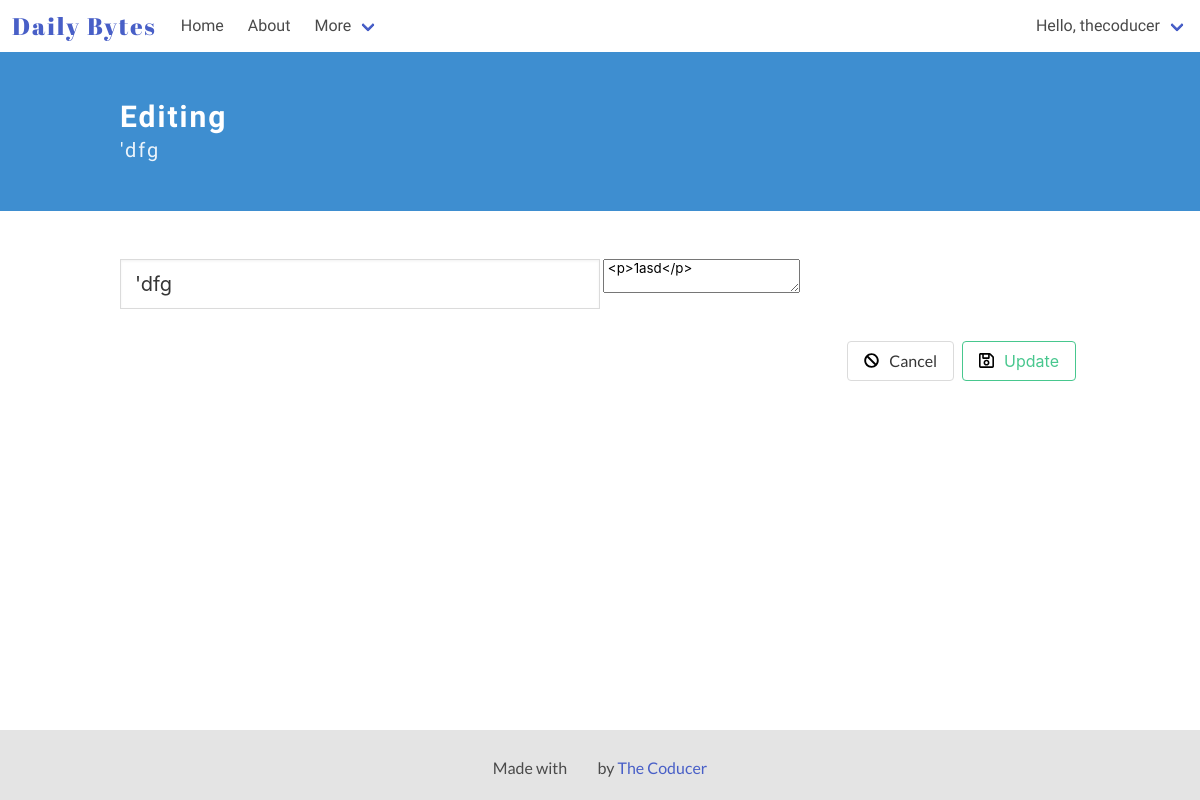
Before: /edit/13 (signed in) with the older database file.
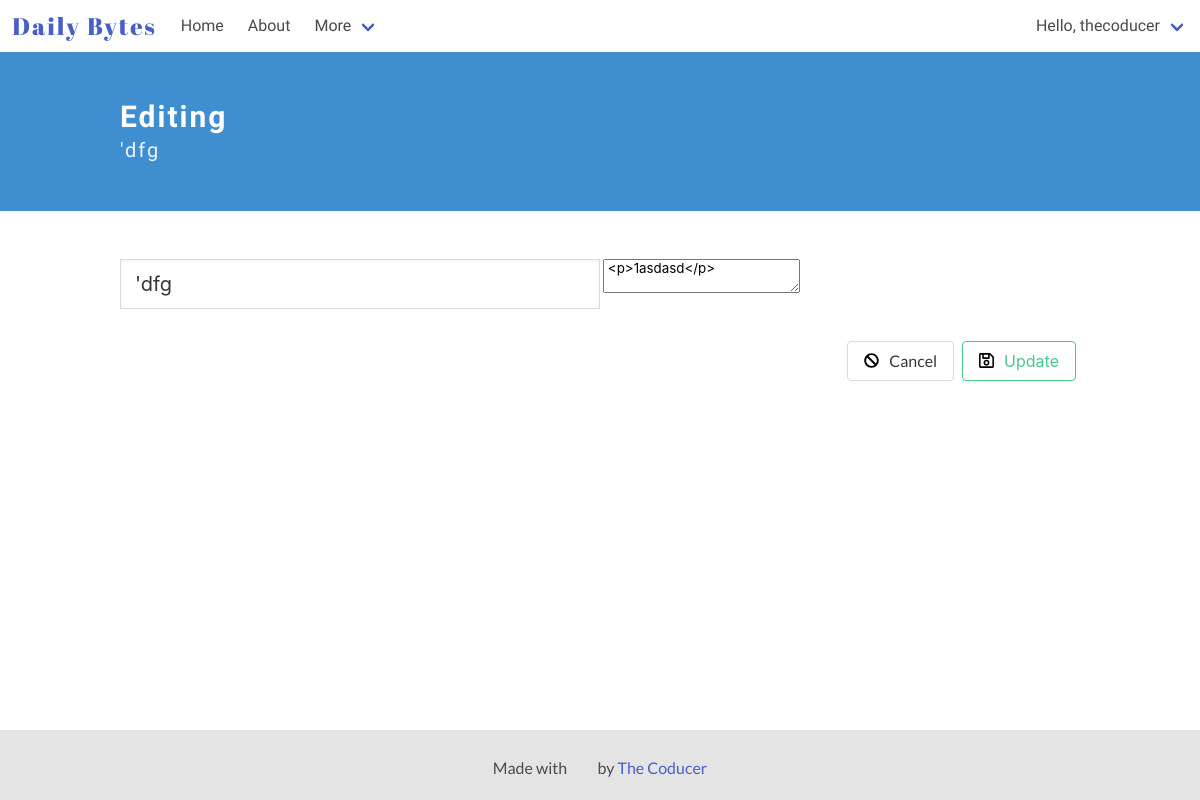
After: the same page with the newer database file.
### diary_app/models.py (models this page shows)
class Entry(models.Model):
    author = models.ForeignKey(User, on_delete=models.CASCADE) # User is an auth model
    title = models.CharField(max_length=100, default='', verbose_name="")
    text = RichTextUploadingField(verbose_name="")
    date_posted = models.DateTimeField(auto_now_add = True)
    trash = models.BooleanField(default=False)
    """ def __str__(self):
        return 'Entry #{}'.format(self.id) """
    class Meta:
        verbose_name_plural = 'entries'

### diary_app/views.py (the view)
# urls.py: path('edit/<int:id>', views.edit),
@login_required
def edit(request,id):
        entry = get_object_or_404(Entry, id=id, author=request.user)
        if request.method == 'POST':
                form = EntryForm(request.POST, instance = entry)
                if form.is_valid():
                        form.save()
                        return redirect('readmore', id=id)
        else:
                form = EntryForm()
        return render(request,"diary_app/edit.html", {'entry': entry}) # indentation ?

### diary_app/templates/diary_app/edit.html (shortened to what this page needs)
<!DOCTYPE html>
<html lang="en">
<head>
</head>
<body>
    {% extends "./base.html" %}
    {% block content %}
    {% load static %}
    <section class="hero is-info">
            <div class="hero-body">
                <div class="container">
                    <h1 class="title">
                        Editing
                    </h1>
            <h2 class="subtitle">
                {{ entry.title }}
            </h2>
                </div>
            </div>
    </section>
    <section class="section">
    <div class="container">
        <form method="POST">
            <div class="field">
                <div class="control">
                    <input type="text" name="title" maxlength="50" class="input is-medium edit-title" value="{{entry.title}}" required id="id_title">
                    <textarea name="text" id="id_text"> {{ entry.text }} </textarea>
                </div>
            </div>
        <div class="buttons is-right">
            <a class="button" onclick="goback()"><img src="{% static '/images/cancel.svg' %}" alt="Add new byte" width=15px height=15px style="margin-right: 10px;">Cancel</a>
            <button class="button is-success is-outlined" type="submit" onclick="CheckCKE()"><img src="{% static '/images/save.svg' %}" alt="Save" width=15px height=15px style="margin-right: 10px;">Update</button>
        </div>
        </form>
        </div>
    </section>
    {% endblock %}

Changed rows visible on the page:
changed Entry "'dfg": text "<p>1asd</p>" → "<p>1asdasd</p>"
